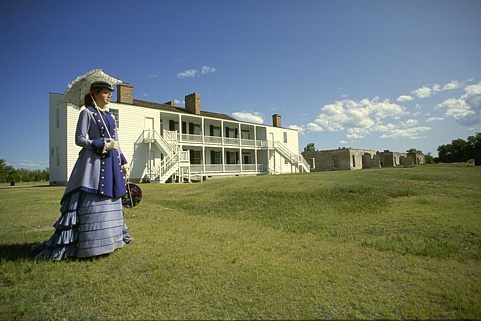
#> input picture src/images/216053.jpg, 481 x 321 px; its folder holds only this picture in this run
$ python run_batch.py
#> lines starting #> are read from the running program, lines starting #| are printed output that depends on the picture; after the words box and inside, x2 and y2 are one past the last pixel; in counts of white or black regions, pixels touching at a corner belong together
### src/L0_Smoothing.py
"""
File: L0_Smoothing.py
Author: Nrupatunga
Email: nrupatunga.s@byjus.com
Github: https://github.com/nrupatunga
Description: Implementation of the following paper

Paper details
Title:'Image Smoothing via L0 Gradient Minimization'
Link: http://www.cse.cuhk.edu.hk/~leojia/papers/L0smooth_Siggraph_Asia2011.pdf
"""
from typing import Optional

import cv2
import numpy as np
from scipy.fftpack import fft2, ifft2

from psf2otf import psf2otf


class L0Smoothing:

    """Docstring for L0Smoothing. """

    def __init__(self, img_path: str,
                 param_lambda: Optional[float] = 2e-2,
                 param_kappa: Optional[float] = 2.0):
        """Initialization of parameters """
        self._lambda = param_lambda
        self._kappa = param_kappa
        self._img_path = img_path
        self._beta_max = 1e5

    def run(self, isGray=False):
        """L0 smoothing imlementation"""
        if isGray:
            img = cv2.imread(self._img_path, 0)
        else:
            img = cv2.imread(self._img_path)

        S = img / 256
        if S.ndim < 3:
            S = S[..., np.newaxis]

        N, M, D = S.shape

        beta = 2 * self._lambda

        psf = np.asarray([[-1, 1]])
        out_size = (N, M)
        otfx = psf2otf(psf, out_size)
        psf = np.asarray([[-1], [1]])
        otfy = psf2otf(psf, out_size)

        Normin1 = fft2(np.squeeze(S), axes=(0, 1))
        Denormin2 = np.square(abs(otfx)) + np.square(abs(otfy))
        if D > 1:
            Denormin2 = Denormin2[..., np.newaxis]
            Denormin2 = np.repeat(Denormin2, 3, axis=2)

        while beta < self._beta_max:
            Denormin = 1 + beta * Denormin2

            h = np.diff(S, axis=1)
            last_col = S[:, 0, :] - S[:, -1, :]
            last_col = last_col[:, np.newaxis, :]
            h = np.hstack([h, last_col])

            v = np.diff(S, axis=0)
            last_row = S[0, ...] - S[-1, ...]
            last_row = last_row[np.newaxis, ...]
            v = np.vstack([v, last_row])

            grad = np.square(h) + np.square(v)
            if D > 1:
                grad = np.sum(grad, axis=2)
                idx = grad < (self._lambda / beta)
                idx = idx[..., np.newaxis]
                idx = np.repeat(idx, 3, axis=2)
            else:
                grad = np.sum(grad, axis=2)
                idx = grad < (self._lambda / beta)

            h[idx] = 0
            v[idx] = 0

            h_diff = -np.diff(h, axis=1)
            first_col = h[:, -1, :] - h[:, 0, :]
            first_col = first_col[:, np.newaxis, :]
            h_diff = np.hstack([first_col, h_diff])

            v_diff = -np.diff(v, axis=0)
            first_row = v[-1, ...] - v[0, ...]
            first_row = first_row[np.newaxis, ...]
            v_diff = np.vstack([first_row, v_diff])

            Normin2 = h_diff + v_diff
            # Normin2 = beta * np.fft.fft2(Normin2, axes=(0, 1))
            Normin2 = beta * fft2(Normin2, axes=(0, 1))

            FS = np.divide(np.squeeze(Normin1) + np.squeeze(Normin2),
                           Denormin)
            # S = np.real(np.fft.ifft2(FS, axes=(0, 1)))
            S = np.real(ifft2(FS, axes=(0, 1)))
            if False:
                S_new = S * 256
                S_new = S_new.astype(np.uint8)
                cv2.imshow('L0-Smooth', S_new)
                cv2.waitKey(0)

            if S.ndim < 3:
                S = S[..., np.newaxis]
            beta = beta * self._kappa

        return S


# [12 lines that do not run on import are left out]

### src/psf2otf.py
"""
File: psf2otf.py
Author: Nrupatunga
Email: nrupatunga.s@byjus.com
Github: https://github.com/nrupatunga
Description: Implementation of matlab's psf2otf

Notes: In order to understand psf2otf:

FFT does cyclic convolution. To understand what cyclic convolution is
please refer to the document below (also in the docs)
https://www.docdroid.net/YSKkZ5Y/fft-based-2d-cyclic-convolution-pdf#page=5
"""
from typing import Optional

import matplotlib.pyplot as plt
import numpy as np


def circshift(psf: np.ndarray, shift: np.ndarray) -> np.ndarray:
    """Circular shifts

    @psf: input psf
    @shift: shifts correspoinding to each dimension
    @returns: TODO

    """
    shift = np.int32(shift)
    for i in range(shift.size):
        psf = np.roll(psf, shift[i], axis=i)

    return psf


# [15 lines left out: function surf_plot, not called in this run]


def psf2otf(psf: np.ndarray, out_size: tuple, show_plot:
            Optional[bool] = False) -> np.ndarray:
    """Implementation of matlab's psf2otf

    @psf: point spread function
    @out_size: out size
    """
    if not np.any(psf):
        print('Input psf should not contain zeros')

    psf_size = psf.shape
    assert len(psf_size) < 3, 'Number of channels is greater than 2'
    new_psf = np.zeros(out_size, dtype=np.float32)
    new_psf[:psf_size[0], :psf_size[1]] = psf[:, :]

    psf_size = np.asarray(psf_size, dtype=np.int32)
    new_psf = circshift(new_psf, -np.floor(psf_size / 2))

    otf = np.fft.fftn(new_psf)

    if show_plot:
        surf_plot(new_psf)
        surf_plot(otf)

    return np.complex64(otf)


# [21 lines that do not run on import are left out]

### src/run_batch.py
"""
File: run_batch.py
Author: Nrupatunga
Email: nrupatunga.s@byjus.com
Github: https://github.com/nrupatunga
Description: run on batch of images
"""
import os
from pathlib import Path

import cv2
import numpy as np
from imutils import paths
from tqdm import tqdm

from L0_Smoothing import L0Smoothing

root_dir = './images'
image_files = paths.list_images(root_dir)

out_dir = './output'

for i, img_path in tqdm(enumerate(image_files)):
    img = cv2.imread(img_path)
#> img is the input picture: shape (321, 481, 3); mean B, G, R 108.7, 120.3, 109.6
    S = L0Smoothing(img_path, param_lambda=0.01).run()
#> in run, `h = np.diff(S, axis=1)`:
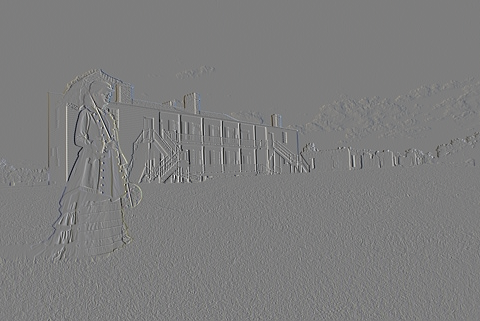
#> h: shape (321, 480, 3) float64; mean B, G, R -1.94e-05, 0.000115, 0.000164; drawn with min black and max white
#> in run, `last_col = S[:, 0, :] - S[:, -1, :]`: last_col = 321 rows, first 8: [-0.188, -0.223, -0.211], [-0.184, -0.219, -0.207], [-0.195, -0.219, -0.211], [-0.188, -0.211, -0.203], [-0.195, -0.219, -0.211], [-0.203, -0.227, -0.219], [-0.184, -0.219, -0.207], [-0.184, -0.219, -0.207]
#> in run, `v = np.diff(S, axis=0)`:
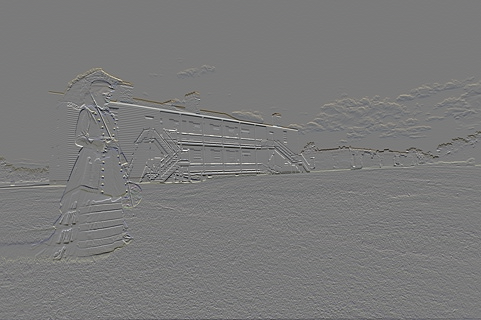
#> v: shape (320, 481, 3) float64; mean B, G, R -0.00147, -0.000463, -0.000176; drawn with min black and max white
#> in run, `last_row = S[0, ...] - S[-1, ...]`: last_row = 481 rows, first 8: [0.266, -0.0234, -0.0703], [0.309, 0.0312, -0.0195], [0.262, -0.0156, -0.0664], [0.234, -0.0352, -0.0859], [0.293, 0.0234, -0.0273], [0.281, 0.0195, -0.0312], [0.305, 0.0352, -0.0156], [0.258, -0.0117, -0.0625]
#> in run, `v = np.vstack([v, last_row])`:
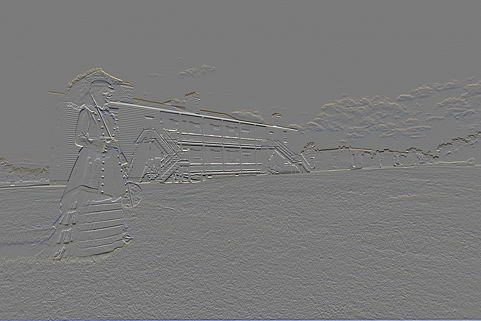
#> v: shape (321, 481, 3) float64; mean B, G, R 0, 0, 0; drawn with min black and max white
#> in run, `grad = np.square(h) + np.square(v)`:
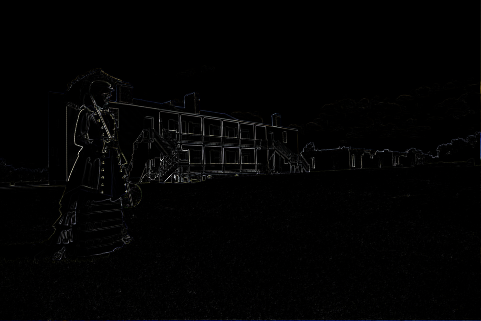
#> grad: shape (321, 481, 3) float64; mean B, G, R 0.0114, 0.011, 0.0109
#> in run, `idx = grad < (self._lambda / beta)`:
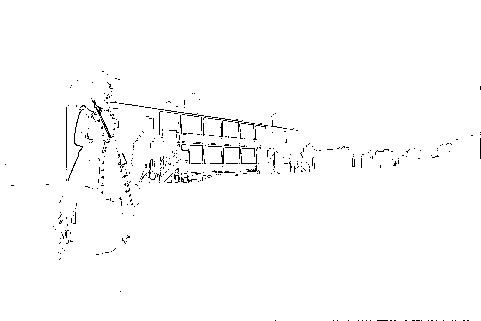
#> idx: shape (321, 481) bool; 98.6% white; black in thin lines or dots, all inside (x1, y1, x2, y2) = (5, 71, 481, 321)
#> in run, `v[idx] = 0`:
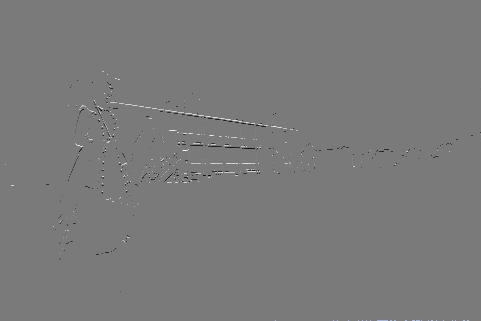
#> v: shape (321, 481, 3) float64; mean B, G, R 0.000124, 0.00012, 0.000102; drawn with min black and max white
#> in run, `first_col = h[:, -1, :] - h[:, 0, :]`: first_col = 321 rows, first 8: [0, 0, 0], [0, 0, 0], [0, 0, 0], [0, 0, 0], [0, 0, 0], [0, 0, 0], [0, 0, 0], [0, 0, 0]
#> in run, `first_row = v[-1, ...] - v[0, ...]`: first_row = 481 rows, first 8: [0, 0, 0], [0, 0, 0], [0, 0, 0], [0, 0, 0], [0, 0, 0], [0, 0, 0], [0, 0, 0], [0, 0, 0]
    S = np.squeeze(S)
    S = np.clip(S, 0, 1)
    S = S * 255
    out = S.astype(np.uint8)
    if not os.path.exists(out_dir):
        os.makedirs(out_dir)

    out = np.hstack((img, out))

    out_path = os.path.join(out_dir, Path(img_path).name)
    cv2.imwrite(out_path, out)

$ run again, on src/images/basketball.png
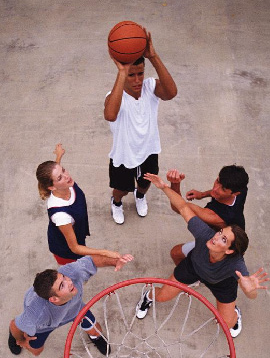
#> input picture src/images/basketball.png, 270 x 358 px
#> img is the input picture: shape (358, 270, 3); mean B, G, R 127.3, 129.7, 157.4
#> last_col = 358 rows, first 8: [0.0469, 0.043, 0.043], [0.0469, 0.043, 0.043], [0.0742, 0.0703, 0.0703], [0.0586, 0.0508, 0.0547], [0.0898, 0.082, 0.0898], [0.0938, 0.0898, 0.0898], [0.0273, 0.0352, 0.043], [0.0352, 0.043, 0.0469]
#> last_row = 270 rows, first 8: [-0.148, -0.141, -0.156], [-0.203, -0.195, -0.211], [-0.176, -0.164, -0.184], [-0.25, -0.234, -0.25], [-0.25, -0.238, -0.254], [-0.188, -0.184, -0.195], [-0.223, -0.23, -0.242], [-0.234, -0.246, -0.254]
#> in run, `idx = grad < (self._lambda / beta)`:
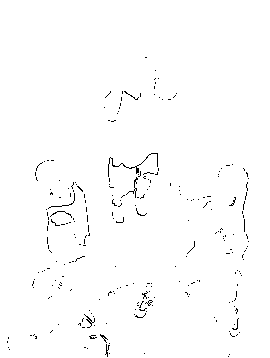
#> idx: shape (358, 270) bool; 98.9% white; black in thin lines or dots, all inside (x1, y1, x2, y2) = (7, 57, 249, 357)
#> in run, `h[idx] = 0`:
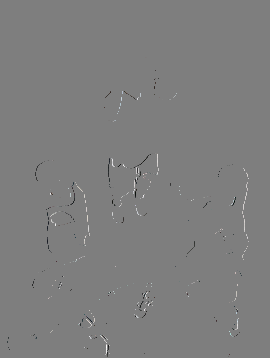
#> h: shape (358, 270, 3) float64; mean B, G, R 0.000296, 0.000288, 0.000273; drawn with min black and max white
#> first_col = 358 rows, first 8: [0, 0, 0], [0, 0, 0], [0, 0, 0], [0, 0, 0], [0, 0, 0], [0, 0, 0], [0, 0, 0], [0, 0, 0]
#> first_row = 270 rows, first 8: [0, 0, 0], [0, 0, 0], [0, 0, 0], [0, 0, 0], [0, 0, 0], [0, 0, 0], [0, 0, 0], [0, 0, 0]
